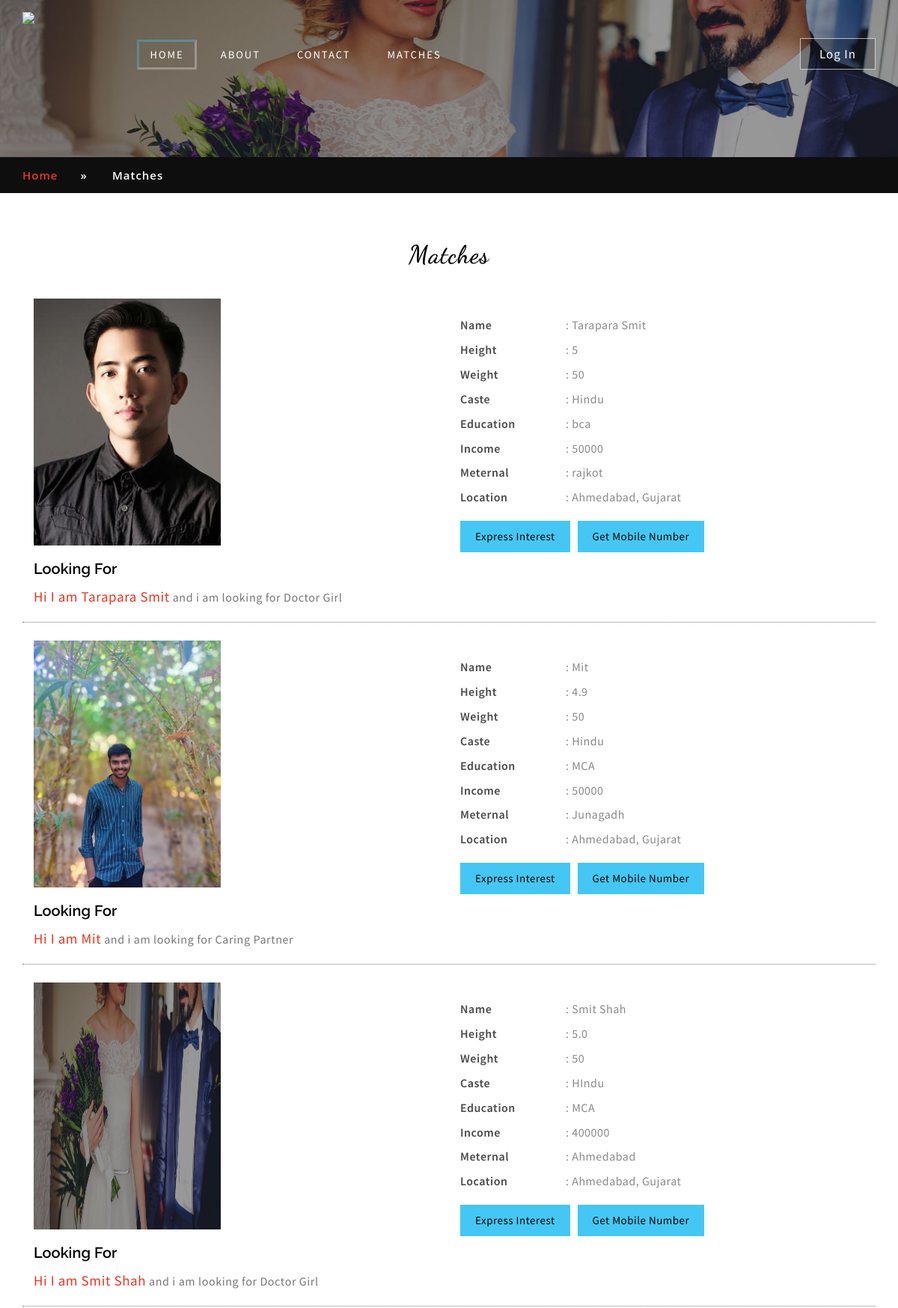
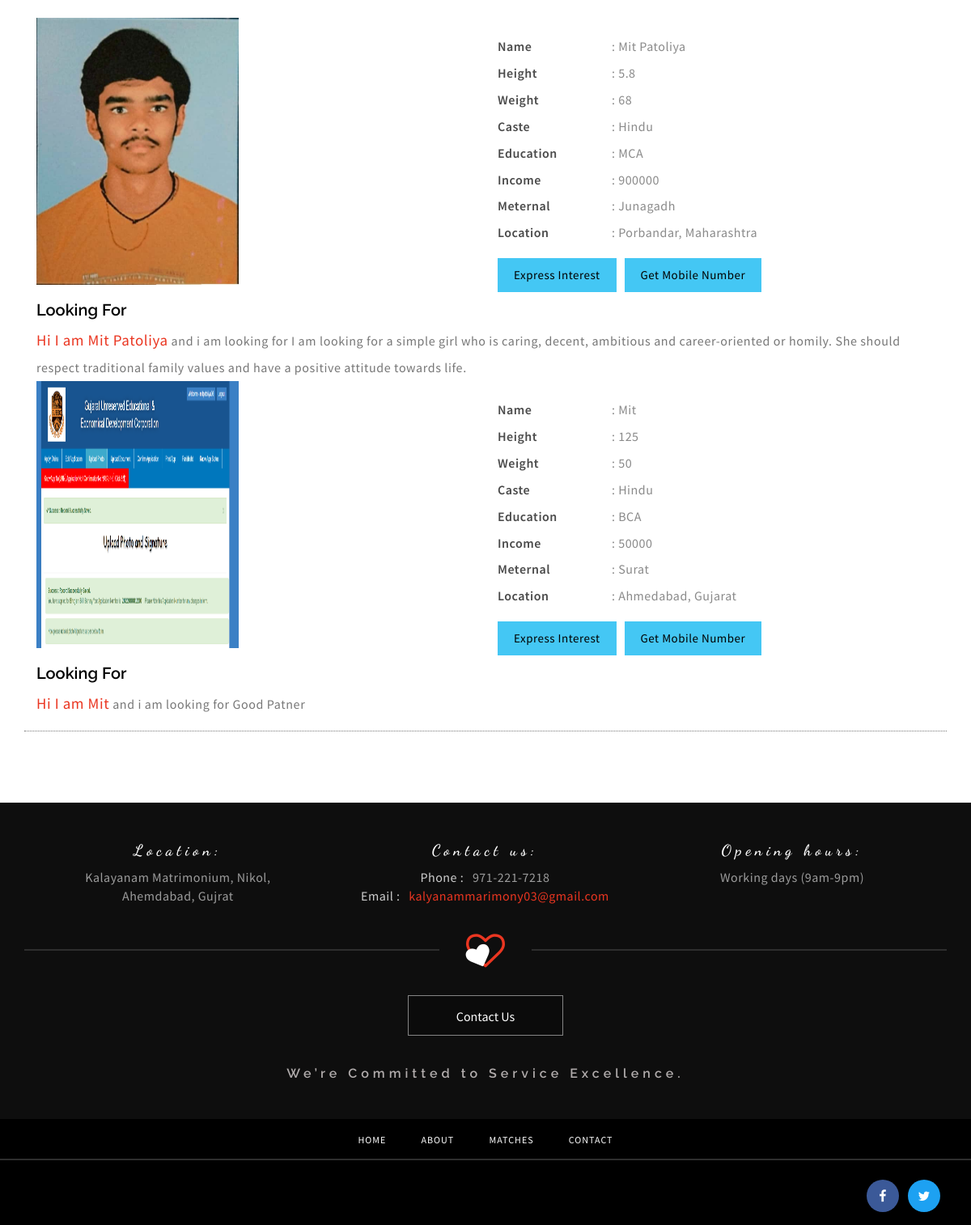
Screenshot of /matches with the database file from the repository (2 pictures, top to bottom).
### kalyanmapp/models.py (models this page shows, shortened)
class biodata(models.Model):
    lid = models.ForeignKey(login,on_delete=models.CASCADE)
    pname = models.CharField(max_length=30)
    picture = models.ImageField(upload_to='photos')
    height = models.CharField(max_length=30)
    weight = models.CharField(max_length=30)
    caste = models.CharField(max_length=30)
    income = models.CharField(max_length=30)
    skintone = models.CharField(max_length=30)
    siblings = models.CharField(max_length=30)
    education = models.CharField(max_length=30)
    expectation = models.CharField(max_length=70)
    meternal = models.CharField(max_length=30)
    mobile = models.IntegerField()

class detail(models.Model):
    lid = models.ForeignKey(login,on_delete=models.CASCADE)
    name = models.CharField(max_length=30)
    dob = models.DateField()
    address = models.CharField(max_length=100)
    gender = models.CharField(choices=TYPE, max_length=10)
    cityid = models.ForeignKey(city,on_delete=models.CASCADE)
    stateid = models.ForeignKey(state,on_delete=models.CASCADE)

class city(models.Model):
    cityname = models.CharField(max_length=30)
    stateid = models.ForeignKey(state,on_delete=models.CASCADE)
    def __str__(self):
        return self.cityname

class state(models.Model):
    statename = models.CharField(max_length=30)
    def __str__(self):
        return self.statename

### kalyanmapp/views.py (the view)
# urls.py: path('matches', views.matches,name="matches.html"),
def matches(request):
    fetchbiodatas = biodata.objects.all()
    fetchdetails = detail.objects.all()
    fetchall = zip(fetchbiodatas,fetchdetails)
    return render(request, 'matches.html',{'biodata':fetchbiodatas,'detail':fetchdetails , 'all':fetchall})

### kalyanmapp/templates/matches.html (shortened to what this page needs)
<!DOCTYPE html>
<html lang="zxx">
{% load static %}
<head>
<link href=" {% static 'css/bootstrap.css' %} " rel="stylesheet" type="text/css" media="all" />
<link href=" {% static 'css/font-awesome.css' %} " rel="stylesheet">
<link href=" {% static 'css/easy-responsive-tabs.css' %} " rel='stylesheet' type='text/css'/>
<link href=" {% static 'css/style.css' %} " rel="stylesheet" type="text/css" media="all" />
</head>
<body>
<div class="banner-w3ls inner-banner-agileits" id="home">
	<div class="container">
                 <div class="header-inner">
  					 <h1><a href=" {% url 'index.html' %} "><img src="{% static 'images/logo.png' %}" style="width:10%;float:left;"></a></h1>
						<nav class="navbar navbar-default">
								<div class="collapse navbar-collapse" id="bs-example-navbar-collapse-1">
								<ul class="nav navbar-nav navbar-right">
									<li><a href=" {% url 'index.html' %} " class="active">Home</a></li>
									<li><a href=" {% url 'about.html' %} ">About</a></li>
									<li><a href=" {% url 'contact.html' %} ">Contact</a></li>
									<li><a href=" {% url 'matches.html' %} ">Matches</a></li>
								</ul>
							</div>
						</nav>
						<div class="header-right-w3ls">
							{% if request.session.log_id %}
							<a href="/logout">Log out</a>
							<a href=" {% url 'profile.html' %} ">Profile</a>
							{% else %}
							<a href=" {% url 'login.html' %} ">Log In</a>
							{% endif %}
						</div>
						<div class="clearfix"></div>
				</div>
</div>
</div>
<div class="w3l_agileits_breadcrumbs">
   <div class="container">
		<div class="w3l_agileits_breadcrumbs_inner">
			<ul>
				<li><a href=" {% url 'index.html' %} ">Home</a><span>&#187;</span></li>
				<li>Matches</li>
				</ul>
		</div>
	</div>
</div>
<div class="matches elite-app">
	<div class="container">
	<div class="tittle-agileinfo">
		<h3>Matches</h3>
	</div>
		{% for data , data2 in all %}
	<div class="matches-main-agileinfo">
		<div class="col-md-6">
			<img src="/media/{{ data.picture}}" height="330px" width="250px">
		</div>
		<div class="col-md-6 person-info-agileits-w3layouts">
			<ul>
				<li><span>Name</span>: {{ data.pname }}</li>
				<li><span>Height</span>: {{ data.height }}</li>
				<li><span>Weight</span>: {{ data.weight }}</li>
				<li><span>Caste</span>: {{ data.caste }}</li>
				<li><span>Education</span>: {{ data.education }}</li>
				<li><span>Income</span>: {{ data.income }}</li>
				<li><span>Meternal</span>: {{ data.meternal }}</li>
				<li><span>Location</span>: {{ data2.cityid }}, {{data2.stateid}}</li>
				<li><a href="save/{{ data.id }}">Express Interest</a><a href="getmail/{{ data.id }}">Get Mobile Number</a></li>
			</ul>
		</div>
		<div class="clearfix"> </div>
		<div class="about-person">
			<h6>Looking For</h6>
			<p class="para-agileits-w3layouts"><span>Hi I am {{ data.pname }}</span>  and i am looking for {{ data.expectation }}</p>
		</div>
	</div>
		{% endfor %}
	</div>
</div>
<div class="w3l_footer">
		<div class="container">
				<div class="w3ls_footer_grid">
					<div class="col-md-4 w3ls_footer_grid_left">
							<h4>Location:</h4>
							<p>Kalayanam Matrimonium, Nikol,<br> Ahemdabad, Gujrat</p>
					</div>
					<div class="col-md-4 w3ls_footer_grid_left">
							<h4>Contact us:</h4>
							<p><span>Phone : </span>971-221-7218</p>
							<p><span>Email : </span><a href=" {% static 'mailto:kalyanammarimony03@gmail.com' %} ">kalyanammarimony03@gmail.com</a></p>
					</div>
					<div class="col-md-4 w3ls_footer_grid_left">
							<h4>Opening hours:</h4>
							<p>Working days (9am-9pm)</p>
					</div>
					<div class="clearfix"> </div>
				</div>
				<div class="footer-middle-agileinfo">
					<div class="footer-button">
					<div class="button-top-w3layouts">
						<div class="logo-icons-w3ls">
							<i class="fa fa-heart heart1" aria-hidden="true"></i>
							<i class="fa fa-heart-o heart2" aria-hidden="true"></i>
						</div>
					</div>
						<div class="sim-button button12"><a href=" {% url 'contact.html' %} ">Contact Us</a></div>
						<h2>We’re Committed to Service Excellence.</h2>
					</div>
				</div>
		</div>
</div>
<div class="botttom-nav-agileits">
	<ul>
		<li><a href=" {% url 'index.html' %} ">Home</a></li>
		<li><a href=" {% url 'about.html' %} ">About</a></li>
		<li><a href=" {% url 'matches.html' %} ">Matches</a></li>
		<li><a href=" {% url 'contact.html' %} ">Contact</a></li>
	</ul>
</div>
<div class="footer-w3layouts">
				<div class="container">
				<div class="agileits-social">
					<ul>
							<li><a href="#"><i class="fa fa-facebook"></i></a></li>
							<li><a href="#"><i class="fa fa-twitter"></i></a></li>
						</ul>
				</div>
					<div class="clearfix"></div>
				</div>
</div>
</body>
</html>

### kalyanmapp/static/css/easy-responsive-tabs.css (style rules this page uses)
body { margin: 0px; padding: 0px; background: #f5f5f5; font-weight: 500; }
ul.resp-tabs-list, p { margin: 0px; padding: 0px; }

### rows the page displays
biodata: picture (picture), pname "Tarapara Smit", height "5", weight "50", caste "Hindu", education "bca", income "50000", meternal "rajkot", cityid "Ahmedabad", stateid "Gujarat", expectation "Doctor Girl"
biodata: picture (picture), pname "Mit", height "4.9", weight "50", caste "Hindu", education "MCA", income "50000", meternal "Junagadh", cityid "Ahmedabad", stateid "Gujarat", expectation "Caring Partner"
biodata: picture (picture), pname "Smit Shah", height "5.0", weight "50", caste "HIndu", education "MCA", income "400000", meternal "Ahmedabad", cityid "Ahmedabad", stateid "Gujarat", expectation "Doctor Girl"
biodata: picture (picture), pname "Mit Patoliya", height "5.8", weight "68", caste "Hindu", education "MCA", income "900000", meternal "Junagadh", cityid "Porbandar", stateid "Maharashtra", expectation "I am looking for a simple girl who is caring, decent, ambitious and career-oriented or homily. She should respect traditional family values and have a positive attitude towards life."
biodata: picture (picture), pname "Mit", height "125", weight "50", caste "Hindu", education "BCA", income "50000", meternal "Surat", cityid "Ahmedabad", stateid "Gujarat", expectation "Good Patner"
